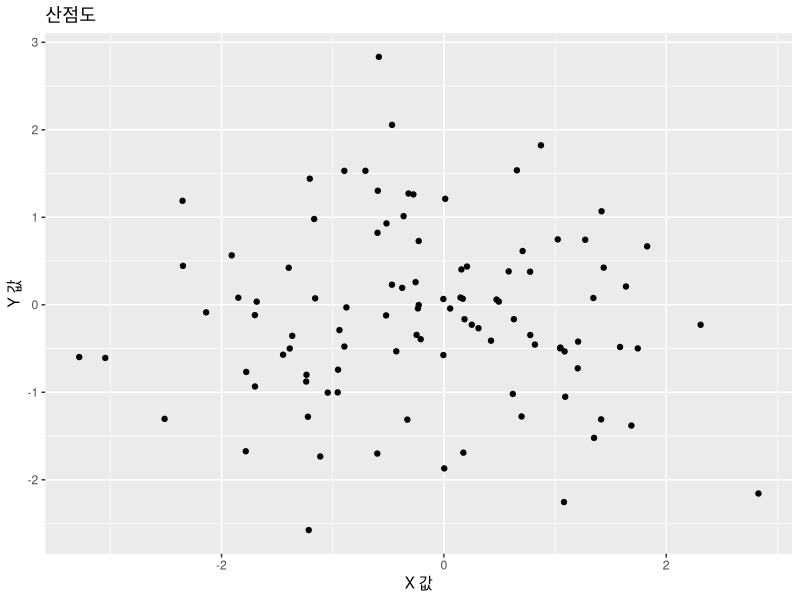

The R source for this figure:
# ggplot2 패키지 로드
library(ggplot2)

# 데이터 프레임 생성
data <- data.frame(x = rnorm(100), y = rnorm(100))

# 산점도 생성
ggplot(data, aes(x = x, y = y)) +
  geom_point() +
  labs(title = "산점도", x = "X 값", y = "Y 값")
